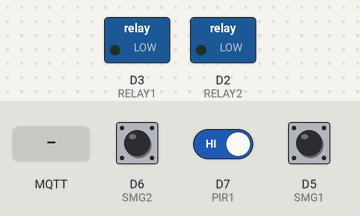
Recording of a sketch running on a simulated ESP8266 (NodeMCU). Shown: switched loads named in the sketch (green lamp = pin HIGH). The inputs (shaded band) are chosen by the test bench; at power-on: D6 (SMG2) HIGH, D7 (PIR1) HIGH, D5 (SMG1) HIGH. WiFi joins after 1.5 s; servers stay silent unless stated; no MQTT or app messages arrive unless stated; what the sketch prints to the serial monitor is not drawn.

Above: at 2.7 s.
2.8 s: MQTT message "1" arrives on the first subscribed topic
At 4.7 s:
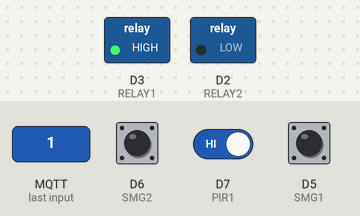
5.0 s: MQTT message "1" arrives on the second subscribed topic
At 6.6 s:
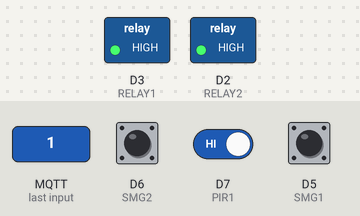
7.0 s: MQTT message "0" arrives on the first subscribed topic
At 8.2 s:
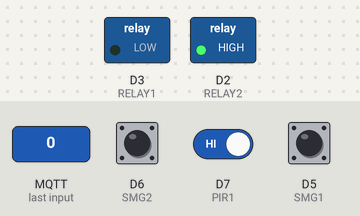
9.0 s: MQTT message "0" arrives on the second subscribed topic
At 9.9 s:
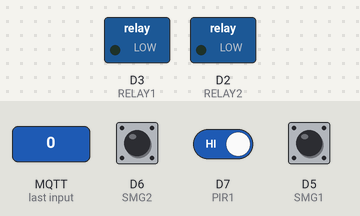
Timing chart, 0 to 12.0 s (numbered marks = the images above; inputs shaded):
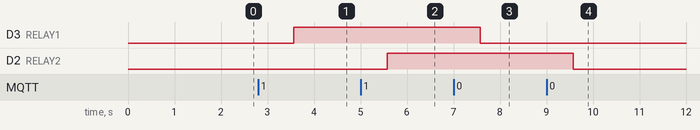

Measured:
- after the input at 2.8 s, D3 (RELAY1): LOW → HIGH after 0.77 s
- after the input at 5.0 s, D2 (RELAY2): LOW → HIGH after 0.57 s
- after the input at 7.0 s, D3 (RELAY1): HIGH → LOW after 0.57 s
- after the input at 9.0 s, D2 (RELAY2): HIGH → LOW after 0.58 s

The sketch:

nodeMcu-quintal-da-frente.ino
```cpp
#include <ESP8266WiFi.h>
#include <PubSubClient.h>
#include <Servo.h>


#define PIR1  D7
#define SMG1  D5
#define SMG2  D6

#define RELAY1 D3
#define RELAY2 D2


// Setup Wi-Fi e MQTT

const char* ssid = "lah-de-baixo";            // SUBSTITUA PELO NOME DA SUA REDE
const char* password = "$3m$3nh4";             // SUBSTITUA PELA SENHA DA SUA REDE
const char* mqtt_server = "192.168.0.6";         // SUBSTITUA PELO NOME DO SEU SERVER
const char* mqtt_ClientID = "nodemcuQuintalFrente";
const char* topicoPir1 = "ha/quintal-da-frente/pir1";    // SUBSTITUA PELO NOME DO SEU TOPICO
const char* topicoSmg1 = "ha/quintal-da-frente/smg1";    // SUBSTITUA PELO NOME DO SEU TOPICO
const char* topicoSmg2 = "ha/quintal-da-frente/smg2";    // SUBSTITUA PELO NOME DO SEU TOPICO
const char* topicoRele1 = "ha/quintal-da-frente/rele1";    // SUBSTITUA PELO NOME DO SEU TOPICO
const char* topicoRele2 = "ha/quintal-da-frente/rele2";    // SUBSTITUA PELO NOME DO SEU TOPICO
const char* mqtt_user = "mmcromero";    // SUBSTITUA PELO NOME DO SEU USUARIO
const char* mqtt_password = "HmpPb2013";        // SUBSTITUA PELO SENHA DO SEU USUARIO
const int mqtt_port = 1883;                // SUBSTITUA PELO PORTA DO SEU TOPICO

WiFiClient espClient;
PubSubClient client(espClient);


void setup() {

  Serial.begin(9600);
  setup_wifi();

  pinMode(PIR1, INPUT_PULLUP);
  pinMode(SMG1, INPUT_PULLUP); //DEFINE O PINO COMO ENTRADA / "_PULLUP" É PARA ATIVAR O RESISTOR INTERNO
  pinMode(SMG2, INPUT_PULLUP); //DEFINE O PINO COMO ENTRADA / "_PULLUP" É PARA ATIVAR O RESISTOR INTERNO

  pinMode(RELAY1, OUTPUT);
  pinMode(RELAY2, OUTPUT);


}

void loop() {
  if (!client.connected()) {
    reconnect();
  }
  client.loop();

  int trigger = digitalRead(PIR1);
  client.publish(topicoPir1, String(trigger).c_str(), true);

  int sensorMg1 = digitalRead(SMG1);
  client.publish(topicoSmg1, String(sensorMg1).c_str(), true);
  int sensorMg2 = digitalRead(SMG2);
  client.publish(topicoSmg2, String(sensorMg2).c_str(), true);

  delay(1000);
}


void setup_wifi() {
  delay(10);
  Serial.println();
  Serial.print("Connecting to ");
  Serial.println(ssid);

  WiFi.begin(ssid, password);

  while (WiFi.status() != WL_CONNECTED) {
    delay(500);
    Serial.print(".");
  }

  Serial.println("");
  Serial.println("WiFi connected");
  Serial.println("IP address: ");
  Serial.println(WiFi.localIP());

  client.setServer(mqtt_server, mqtt_port);
  client.setCallback(callback);
  client.subscribe(topicoRele1);
  client.subscribe(topicoRele2);
}

void reconnect() {
  while(!client.connected()){
    client.connect(mqtt_ClientID, mqtt_user, mqtt_password);
    client.subscribe(topicoRele1, 1);
    client.subscribe(topicoRele2, 1); //nivel de qualidade: QoS 1
    delay(1000);
  }
}

void callback(char* topic, byte* payload, unsigned int length) {
  String strTopico = String((char*)topic);
  Serial.print(strTopico);
  Serial.print(" - ");
  Serial.println((char)payload[0]);
  if(strTopico == topicoRele1){
    if ((char)payload[0] == '1') {
      digitalWrite(RELAY1, HIGH);   // Turn the LED on (Note that LOW is the voltage level
    }
    if ((char)payload[0] == '0') {
      digitalWrite(RELAY1, LOW);   // Turn the LED on (Note that LOW is the voltage level
    }
  }
  if(strTopico == topicoRele2){
    if ((char)payload[0] == '1') {
      digitalWrite(RELAY2, HIGH);   // Turn the LED on (Note that LOW is the voltage level
    }
    if ((char)payload[0] == '0') {
      digitalWrite(RELAY2, LOW);   // Turn the LED on (Note that LOW is the voltage level
    }
  }
}
```
